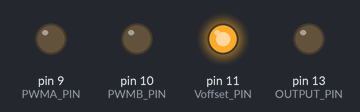
A sketch run on a simulated Arduino Uno, built with avr-gcc and run on an emulated ATmega328P. Parts: output pins drawn as LEDs (lit = HIGH). What the sketch prints to the serial monitor is not drawn.

Above: at 0.17 s.
Timing chart, 0 to 1.7 s (numbered marks = the images above):
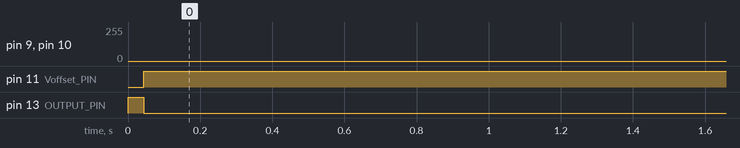

The sketch:

avrPWMgeneretor.ino
```cpp
/**********************************************************/
/* AVR Atmega328P PWM generator                           */
/**********************************************************/
#include <avr/io.h>
#include <FlexiTimer2.h>

extern "C"
{
}

/**********************************************************/
/* prototypes                                             */
/**********************************************************/

/**********************************************************/
/* valiables                                              */
/**********************************************************/
#define  PWMA_PIN     9  // PB1:OC1A
#define  PWMB_PIN     10  // PB2:OC1B
#define  Voffset_PIN  11
#define  SWITCH_PIN   12
#define  OUTPUT_PIN   13
#define  TIMER_COUNTER_CLOCK  (1000000)
#define  PHASE_SHIFT          (-60.0f)
/* 50hz */
#define  FREQUENCY            (50.0f)
#define  RESOLUTION           (50)  /* 16000000hz = 50hz * 256 * 50 * 25 */
/* 60hz */
//#define  FREQUENCY            (60.0f)  /* 16000000hz = 60hz * 256 * 40 * 26.0416667 */
//#define  RESOLUTION           (40)

int scale = (256 / 2) - 1;  /* 1000000 is timer clock */
int offset = (256 / 2) - 0;  /* center position */
int waveTableCounter;
float channelPhase = (2 * M_PI * PHASE_SHIFT / 360.0f);
unsigned int waveTableA[ RESOLUTION ];
unsigned int waveTableB[ RESOLUTION ];

/**********************************************************/
/* setup                                                  */
/**********************************************************/
void setup()
{
  Serial.begin( 115200UL );
  Serial.println( "AVR Atmega328P PWM generator." );
  digitalWrite( PWMA_PIN, LOW );
  digitalWrite( PWMB_PIN, LOW );
  pinMode( PWMA_PIN, OUTPUT );
  pinMode( PWMB_PIN, OUTPUT );

  digitalWrite( OUTPUT_PIN, HIGH );  /* relay off */
  digitalWrite( Voffset_PIN, LOW );
  pinMode( SWITCH_PIN, INPUT );
  pinMode( OUTPUT_PIN, OUTPUT );
  pinMode( Voffset_PIN, OUTPUT );

  /* generate wave data */
  for( int i = 0; i < RESOLUTION; i++ )
  {
    int tempI = (int)(sin(2 * M_PI * i / RESOLUTION) * scale);
    waveTableA[ i ] = (unsigned int)tempI + offset;
    tempI = (int)(sin((2 * M_PI * i / RESOLUTION) + channelPhase) * scale);
    waveTableB[ i ] = (unsigned int)tempI + offset;
  }

  /* display wave data A */
  Serial.println( "WAVE DATA A" );
  for( int i = 0; i < RESOLUTION; i++ )
  {
    Serial.print( waveTableA[ i ], DEC );
    Serial.print( "," );
    if( (i % 10) == 9 ) Serial.println();
  }
  Serial.println();

  /* display wave data B */
  Serial.println( "WAVE DATA B" );
  for( int i = 0; i < RESOLUTION; i++ )
  {
    Serial.print( waveTableB[ i ], DEC );
    Serial.print( "," );
    if( (i % 10) == 9 ) Serial.println();
  }
  Serial.println();

  /* timer counter initialize. */
  TCCR1B = 0x00;  //  timer1 stop
  TCNT1 = 0x0000;  // 16bit counter clear
  TIMSK1 = 0x00;  // interrupt disable
  TCCR1A = 0b10100001;  //  0b10 10 00 01
    // OC1A : compare match goes OC1A to clear and top goes OC1A to set.
    // OC1B : compare match goes OC1B to clear and top goes OC1B to set.
    // fast 8bit PWM and top is 0x00FF. WGM = 0b0101
  TCCR1B = 0b00001010;  //  0b0 0 0 01 010
    // fast 8bit PWM and top is 0x00FF.
    // clkIO / 8 priscaller.
  OCR1A = waveTableA[ 0 ];
  OCR1B = waveTableB[ 0 ];
  TIMSK1 = 0x00;  // interrupt disable
  digitalWrite( Voffset_PIN, HIGH );  // always HIGH
  digitalWrite( OUTPUT_PIN, LOW );  /* relay on */

  waveTableCounter = 1;

  FlexiTimer2::set( 1, 1.0f / (FREQUENCY * RESOLUTION), pwmUpdateHandler );
  FlexiTimer2::start();

  /* Infinite loop */
  while(1) {}
}

/**********************************************************/
/* loop ※使われない                                      */
/**********************************************************/
void loop()
{
  delay( 200UL );
  digitalWrite( OUTPUT_PIN, HIGH );
  delay( 200UL );
  digitalWrite( OUTPUT_PIN, LOW );
}

/**********************************************************/
/* pwm update handler                                     */
/**********************************************************/
void pwmUpdateHandler()
{
  OCR1A = waveTableA[ waveTableCounter ];
  OCR1B = waveTableB[ waveTableCounter ];
  if( ++waveTableCounter >= RESOLUTION )
  {
    waveTableCounter = 0;
  }
}
```

Measured:
- by itself, pin 11 (Voffset_PIN): LOW → HIGH at 0.04 s
- by itself, pin 13 (OUTPUT_PIN): LOW → HIGH at 0.00 s, → LOW 0.04 s later
